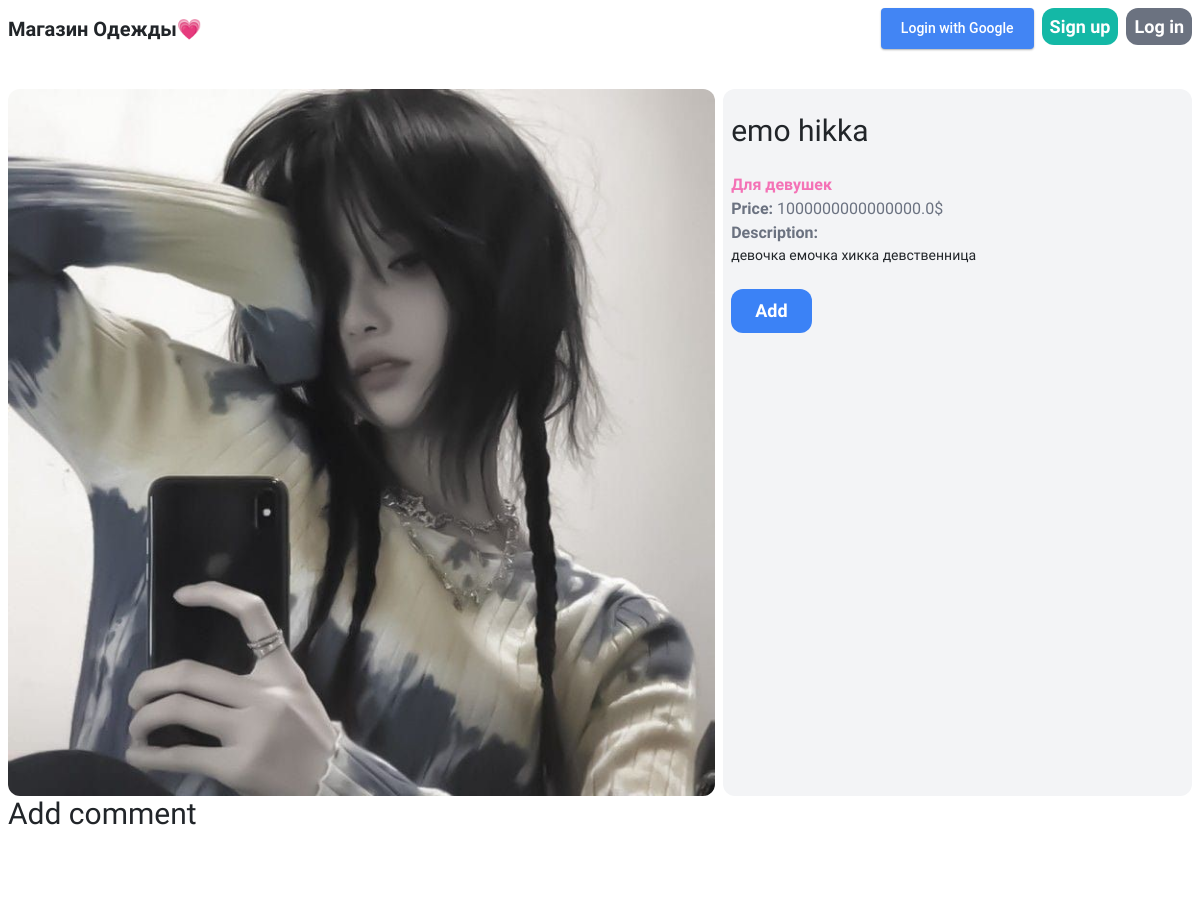
Page /items/12 (upper part) on the earlier database version.
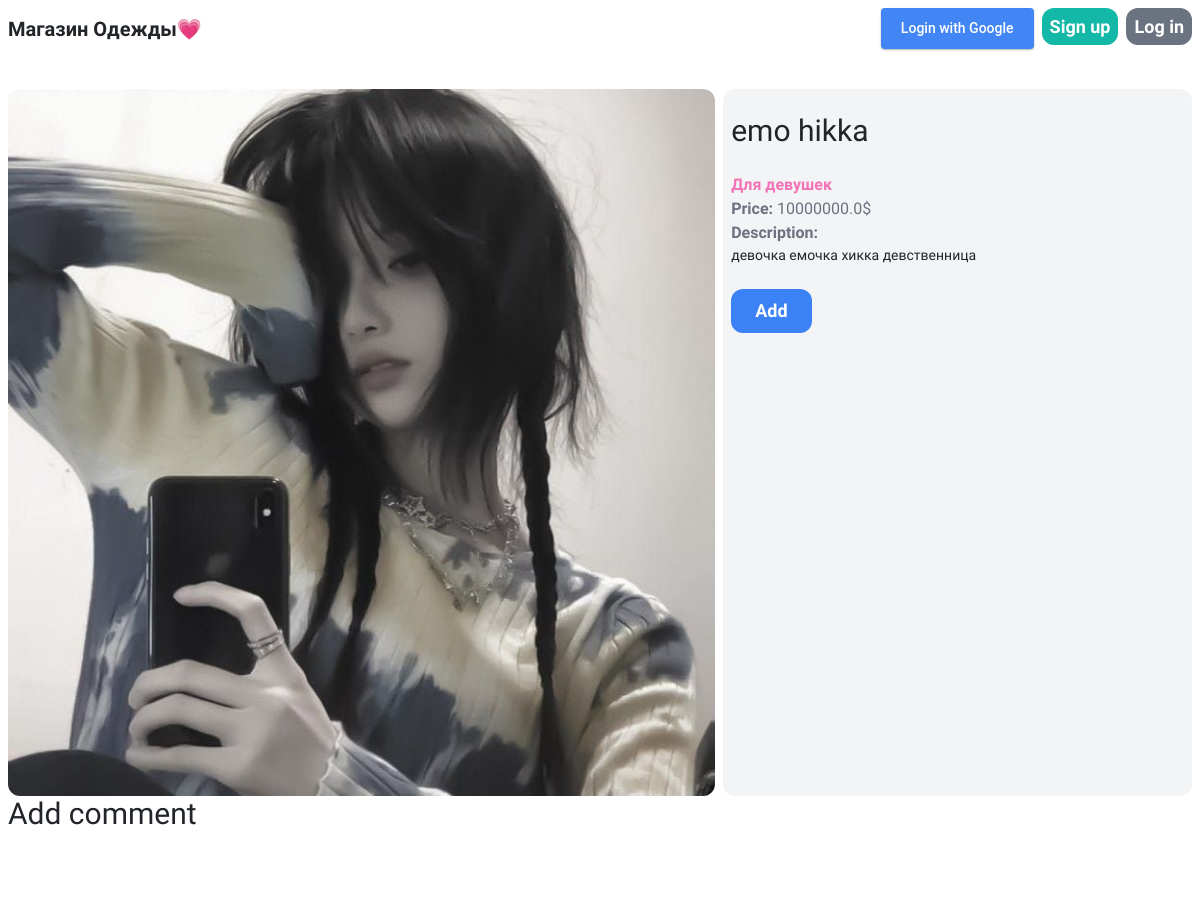
Same page on the later database version.
### item/models.py (models this page shows, shortened)
class Item(models.Model):
    category = models.ForeignKey(Category, related_name='items', on_delete=models.CASCADE)
    name = models.CharField(max_length=255)
    description = models.TextField(blank=True, null=True)
    price = models.FloatField()
    image = models.ImageField(upload_to='item_images', blank=True, null=True)
    is_sold = models.BooleanField(default=False)
    created_at = models.DateTimeField(auto_now_add=True)
    users = models.ManyToManyField(User, related_name='items', blank=True)
    gender = models.CharField(max_length=1, choices=gender_choice)
    comments = models.ManyToManyField(Comment)

### item/views.py (the view, shortened to what this page needs)
# urls.py: path('<int:pk>', views.detail, name='detail'),
def detail(request, pk, operation=None, form=None, pk_comment=None, form_edit=None, op=None):
    item = get_object_or_404(Item, pk=pk)
    related_items = Item.objects.filter(category=item.category, is_sold=False).exclude(pk=pk)
    gender = ''
    if "gender" not in request.session:
        gender = 'ALL'
    else:
        gender = request.session["gender"]
    if gender != 'ALL':
        related_items = related_items.filter(gender=gender)
    return render(request, 'item/detail.html', {
            'item': item,
            'related_items': related_items,
            'gender': gender
    })

### item/templates/item/detail.html (shortened to what this page needs)
{% extends 'core/base.html' %}
{% block static %}
<link rel="stylesheet" href="static/item/css/mdb.min.css" />
{% endblock %}
{% block content %}
<div class="grid grid-cols-5 md:gap-6 gap-2">
    <div class="col-span-3">
        <img src="{{ item.image.url }}" class="rounded-xl">
    </div>
    <div class="col-span-2 px-2 py-4 lg:px-12 lg:py-24 bg-gray-100 rounded-xl">
        <h1 class="md:mb-6 mb-4 text-xl md:text-3xl">{{ item.name }}</h1>
        {% if item.gender == "W" %}
        <p class="text-pink-400">
            <strong>Для девушек</strong><br>
        </p>
        {%endif%}
        <p class="text-gray-500"><strong>Price: </strong>{{ item.price }}$</p>
        {% if item.description %}
            <p class="text-gray-700">
                <strong class="text-gray-500 ">Description:</strong><br>
                <p class="text-sm">{{ item.description }} </p>
            </p>
        {% endif %}
        {% if not request.user.is_authenticated %}
            <a href="{% url 'item:add' item.id %}" class="inline-block md:mt-6 mt-4 md:px-6 md:py-3 px-4 py-2 text-lg font-semibold bg-blue-500 text-white rounded-xl">Add</a>
        {%endif%}
    </div>
</div>
<h1 class="mb-6 text-3xl">Add comment</h1>
<form method="post" action="{% url 'item:new_comment'  item.id %}" enctype="multipart/form-data">
</form>
{% endblock %}

Differences in the rows shown:
changed Item "emo hikka": price "1000000000000000.0" → "10000000.0"
